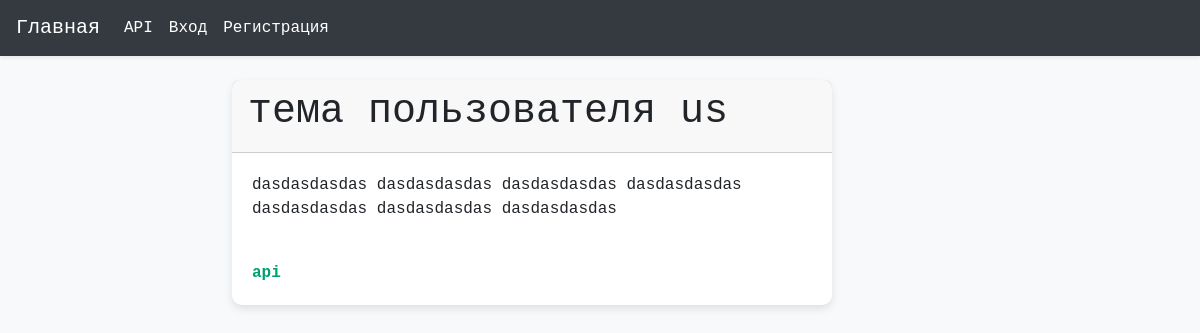
Page /post/user/1/ on the committed database.
### Content/models.py (models this page shows, shortened)
class Posts(models.Model):
    user = models.ForeignKey(User, on_delete=models.CASCADE)
    theme = models.CharField(max_length=20)
    text = models.TextField()
    user = models.ForeignKey(User, on_delete=models.CASCADE, null=True, blank=True)

### Content/views.py (the view)
# urls.py: path('post/<str:username>/<int:pk>/', content_views.PostsDetailView.as_view(), name='post_detail'),
class PostsDetailView(DetailView):
    model = Posts
    template_name = "Content/Posts_detail.html"
    def get_context_data(self, **kwargs):
        context = super().get_context_data(**kwargs)
        context['username'] = self.object.user.username
        context['pk'] = self.object.pk
        return context

### templates/Content/Posts_detail.html (shortened to what this page needs)
{% extends "base.html" %}
{% block content %}
<div class="container mt-4">
    <div class="row justify-content-center">
        <div class="col-md-8">
            <div class="card">
                <div class="card-header">
                    <h1 class="card-title">{{ object.theme }}</h1>
                </div>
                <div class="card-body">
                    <p class="card-text">{{ object.text }}</p>
                </div>
                <div class="card-body">
                    <strong>
                    <a href="{% url 'content:get_api' username=username pk=pk %}">api</a>
                    </strong>
                </div>
            </div>
        </div>
    </div>
</div>
{% endblock %}

### static/CSS/styles.css (style rules this page uses)
body { background: #f8f9fa; font-family: 'consolas', monospace; }
.card { width: 100%; max-width: 600px; margin-bottom: 40px; border: none; border-radius: 10px; box-shadow: 0 4px 8px rgba(0,0,0,0.1); }
.card-body { padding: 20px; }
a { color: #009f70; text-decoration: none; }

### rows in the picture
Posts: theme "тема пользователя us", text "dasdasdasdas dasdasdasdas dasdasdasdas dasdasdasdas dasdasdasdas dasdasdasdas dasdasdasdas"
